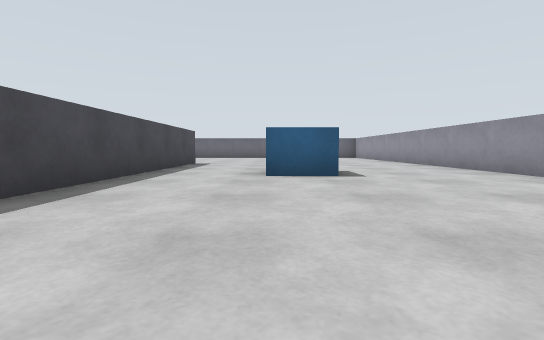
View 1 (above)

23 first-person views from a walk through a robot-simulator world made for Gazebo. The camera is 0.22 m above the floor, tilts 4° down and sees 85° across. The floor is counted in squares, 0.5 m on a side. Each view is taken from the middle of a square. On the plan, view 1 faces up. The plan holds only what a view shows up to about 9 squares ahead; the rest is blank.

View 2
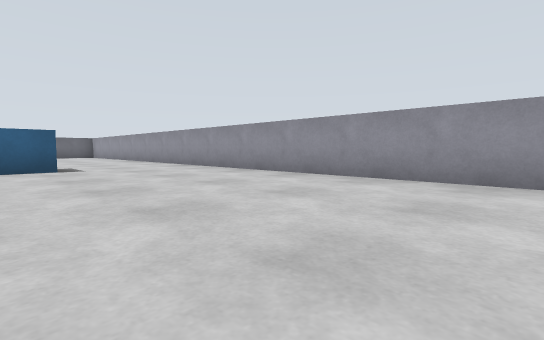

View 3
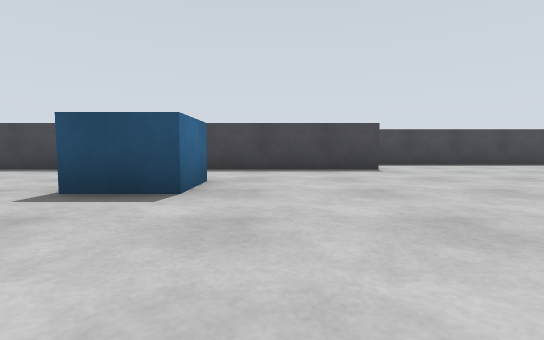

View 4
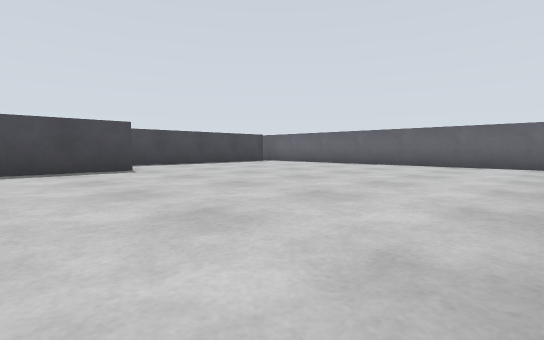

View 5
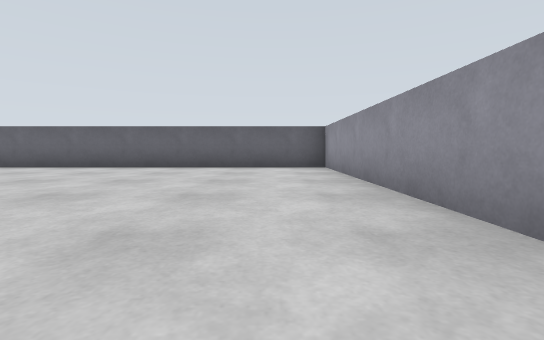

View 6
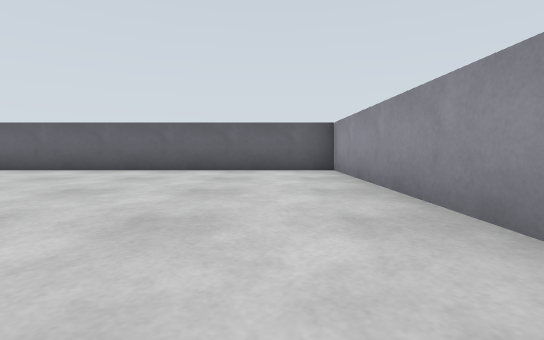

View 7
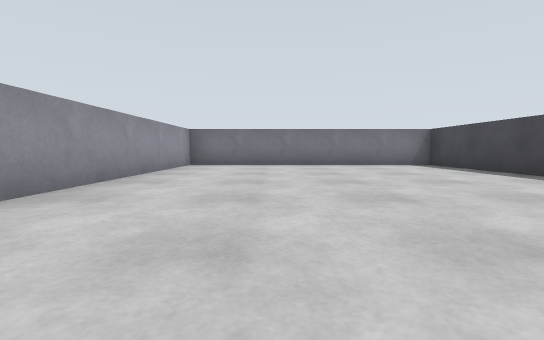

View 8
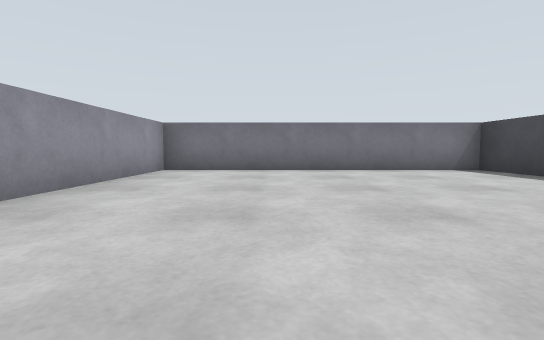

View 9
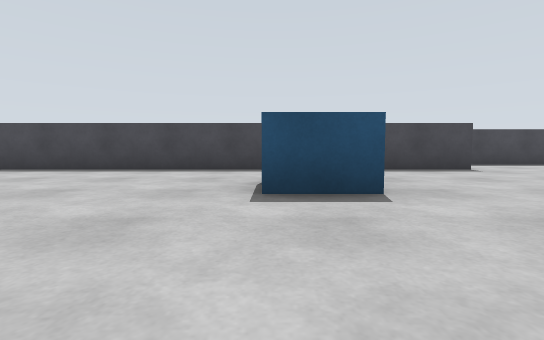

View 10
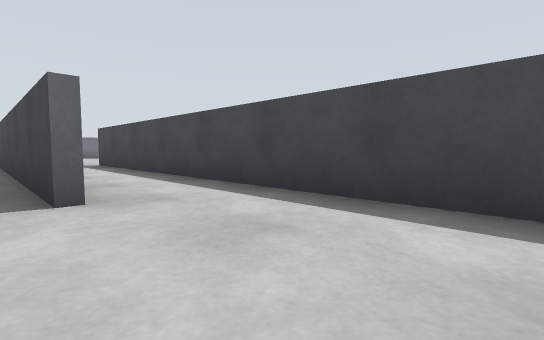

View 11
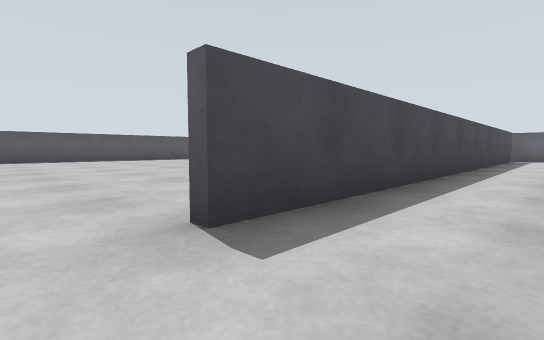

View 12
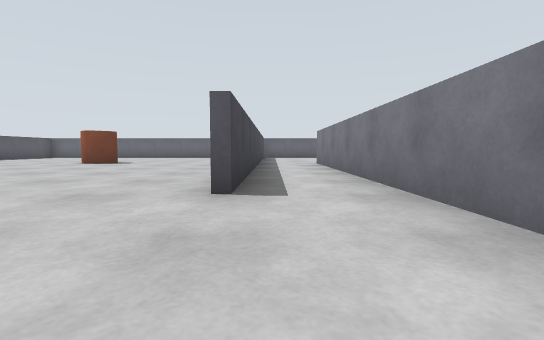

View 13
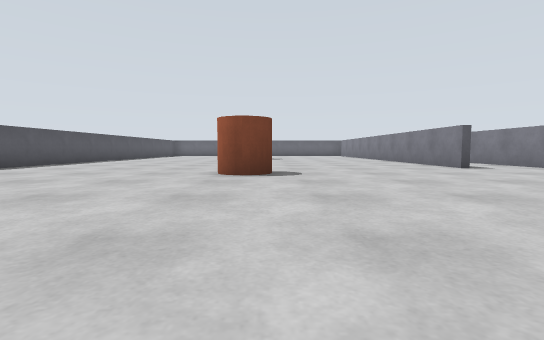

View 14
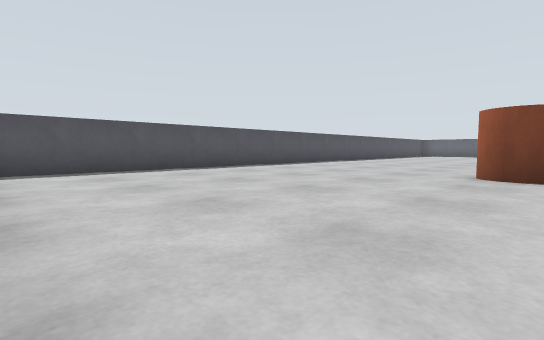

View 15
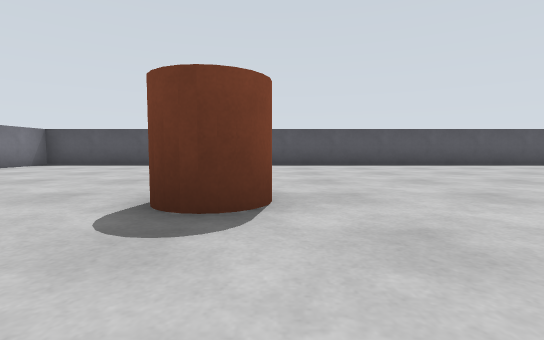

View 16
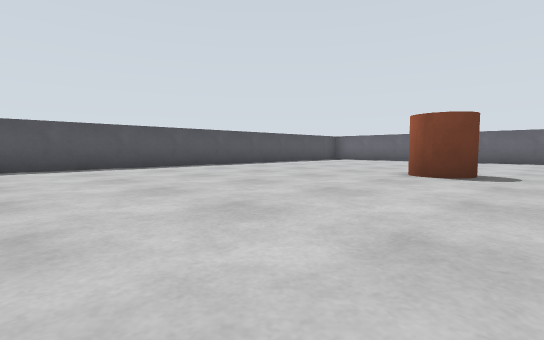

View 17
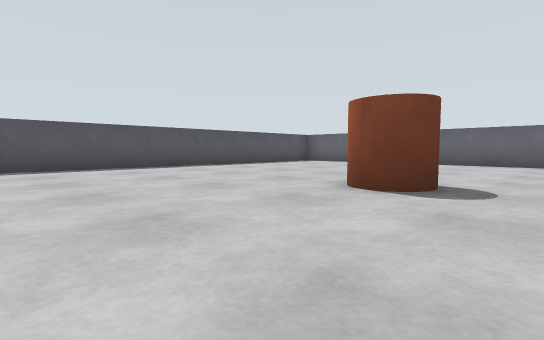

View 18
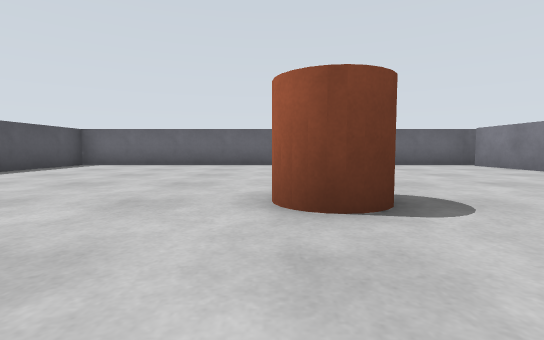

View 19
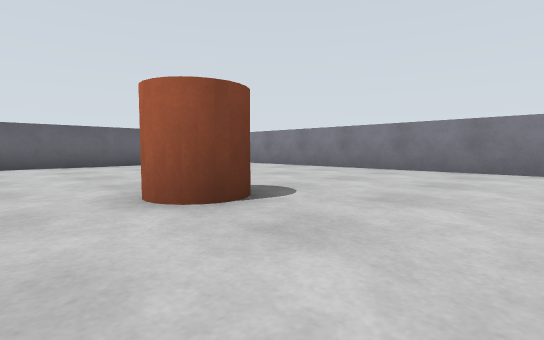

View 20
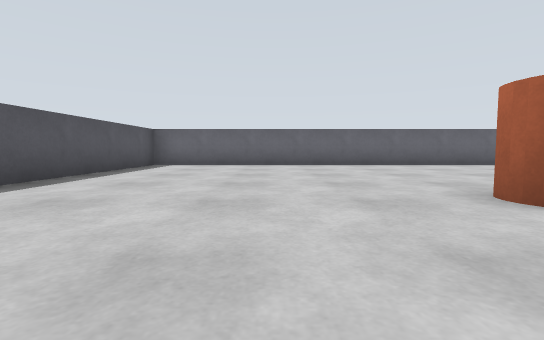

View 21
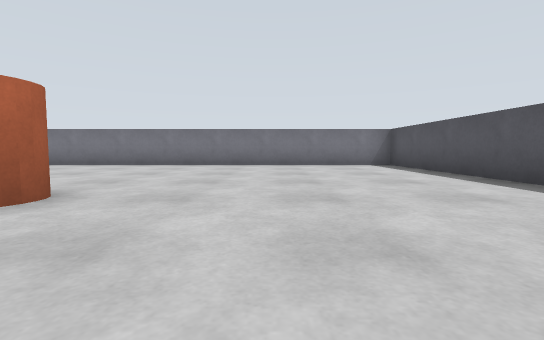

View 22
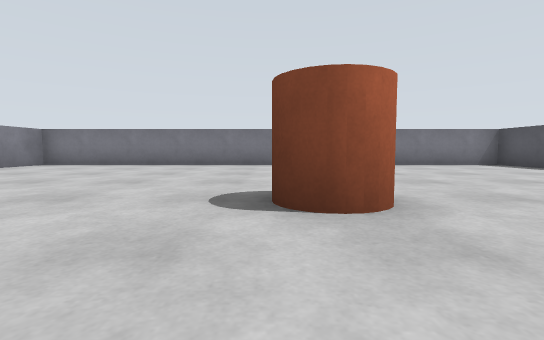

View 23
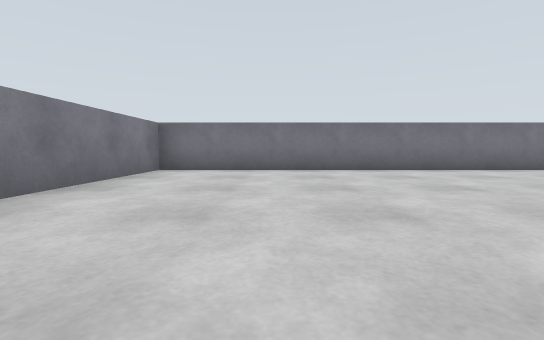

### Floor plan
Ten units are one square. View 1 is at (0, 0); x grows to the right and y downward. Boxes are objects, and circles mark ways between rooms. Rooms are numbered by the first view taken in them; rooms with no view inside come last. Other rooms are left out.
<svg viewBox="-158 -158 206 207">
<path fill="none" stroke="#000" d="M-24 -94 -24 44M-44 -148 -44 -96M-19 43 43 43 43 -153 -39 -153M-46 -29 -46 -51M-46 -72 -46 -150M-44 -96 -44 -29M-26 -15 -26 -91M-26 44 -26 5M-39 -153 -153 -153 -153 43 -19 43"/>
<rect x="-5" y="-65" width="20" height="20" fill="#bbb"><title>blue box</title></rect>
<rect x="-105" y="-25" width="20" height="20" fill="#bbb"><title>pillar</title></rect>
<rect x="-105" y="-105" width="20" height="20" fill="#bbb"><title>pillar</title></rect>
<circle cx="-30" cy="-90" r="3" fill="#2a7"/>
<text x="10" y="-60">1</text>
<text x="-90" y="-50">2</text>
</svg>
Room 1 opens to room 2.

Where each view was taken, in squares from view 1:
view 1: 0 up, 0 right, facing up
view 2: 2 down, 0 right, facing up-right
view 3: 7 up, 4 right, facing left
view 4: 7 up, 4 right, facing up-left
view 5: 8 up, 3 right, facing up
view 6: 9 up, 3 right, facing up
view 7: 4 up, 2 right, facing down
view 8: 2 up, 2 right, facing down
view 9: 5 up, 4 right, facing left
view 10: 12 up, 2 left, facing down-left
view 11: 2 up, 3 left, facing up-left
view 12: 0 up, 4 left, facing up
view 13: 4 down, 9 left, facing up
view 14: 4 down, 9 left, facing up-left
view 15: 2 up, 7 left, facing left
view 16: 4 up, 8 left, facing up-left
view 17: 6 up, 8 left, facing up-left
view 18: 7 up, 10 left, facing up
view 19: 7 up, 11 left, facing up-right
view 20: 7 up, 12 left, facing up
view 21: 4 up, 12 left, facing down
view 22: 4 up, 9 left, facing down
view 23: 2 up, 5 left, facing down
